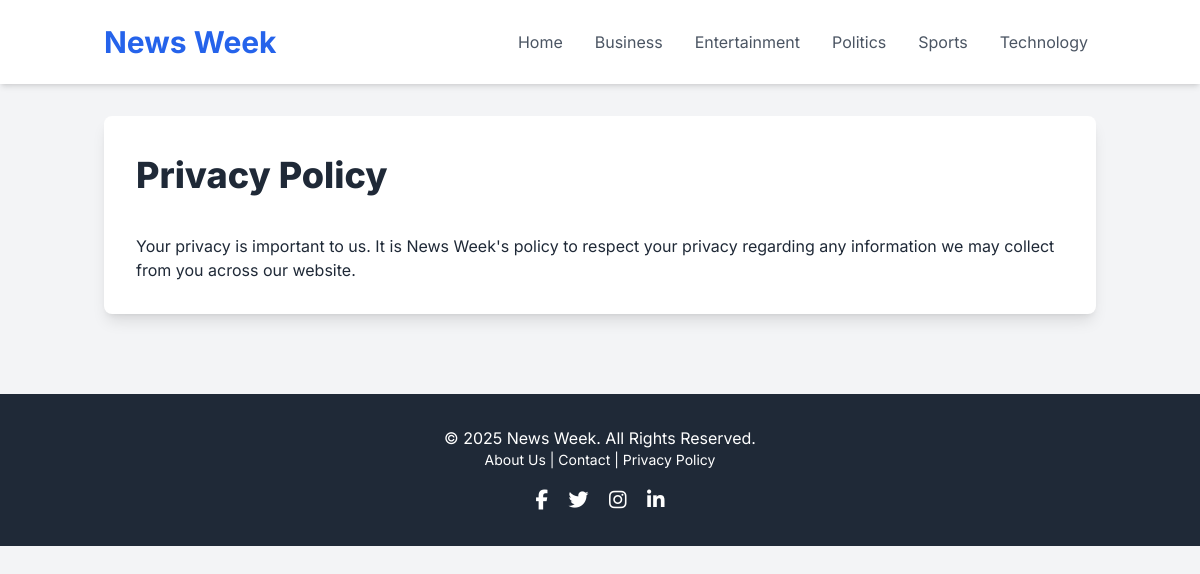
Page /privacy.php on the committed database.
### tables this page shows
CREATE TABLE `categories` (
  `id` int(11) NOT NULL AUTO_INCREMENT,
  `name` varchar(100) NOT NULL,
  `slug` varchar(120) NOT NULL,
  `description` text DEFAULT NULL,
  `created_at` timestamp NOT NULL DEFAULT current_timestamp(),
  PRIMARY KEY (`id`),
  UNIQUE KEY `name` (`name`),
  UNIQUE KEY `slug` (`slug`)
);

CREATE TABLE `site_settings` (
  `setting_name` varchar(100) NOT NULL,
  `setting_value` text DEFAULT NULL,
  PRIMARY KEY (`setting_name`)
);

### admin/includes/functions.php (called while the page is built, shortened)
<?php
function getAllCategories(PDO $pdo): array {
    try {
        $stmt = $pdo->query("SELECT id, name, slug FROM categories ORDER BY name ASC");
        return $stmt->fetchAll(PDO::FETCH_ASSOC);
    } catch (PDOException $e) {
        error_log("Error in getAllCategories: " . $e->getMessage());
        return [];
    }
}
?>

### privacy.php (the view, shortened to what this page needs)
<?php
require_once __DIR__ . '/admin/includes/db_connect.php';
require_once __DIR__ . '/admin/includes/functions.php';
$menuCategories = getAllCategories($pdo);
$privacy_policy_content = '';
try {
    $stmt = $pdo->prepare("SELECT setting_value FROM site_settings WHERE setting_name = 'privacy_policy'");
    $stmt->execute();
    $result = $stmt->fetch(PDO::FETCH_ASSOC);
    if ($result) {
        $privacy_policy_content = $result['setting_value'];
    }
} catch (PDOException $e) {
    error_log("Privacy Policy Page - Error fetching content: " . $e->getMessage());
    $privacy_policy_content = "<p>Error: Could not load privacy policy.</p>";
}
require_once __DIR__ . '/includes/header.php';
?>
    <main class="container mx-auto px-4 py-8">
        <div class="bg-white p-6 md:p-8 rounded-lg shadow-lg">
            <div class="article-content prose lg:prose-xl max-w-none">
                <?php echo $privacy_policy_content; ?>
            </div>
        </div>
    </main>
<?php require_once __DIR__ . '/includes/footer.php'; ?>

### Includes/header.php (shortened to what this page needs)
<?php
$current_page_name = basename($_SERVER['PHP_SELF']);
?>
<!DOCTYPE html>
<html lang="en">
<head>
    <script src="https://cdn.tailwindcss.com"></script>
    <link rel="stylesheet" href="https://cdnjs.cloudflare.com/ajax/libs/font-awesome/6.5.1/css/all.min.css">
    <link rel="stylesheet" href="css/style.css">
</head>
<body class="bg-gray-100 text-gray-800">
    <header class="bg-white shadow-md sticky top-0 z-50">
        <div class="container mx-auto px-4 py-6 flex flex-col sm:flex-row justify-between items-center">
            <h1 class="text-3xl font-bold text-blue-600">
                <a href="index.php">News Week</a>
            </h1>
            <nav class="mt-4 sm:mt-0">
                <ul class="flex space-x-2 sm:space-x-4 text-sm sm:text-base flex-wrap justify-center">
                    <li>
                        <a href="index.php"
                           class="text-gray-600 hover:text-blue-500 px-2 py-1 rounded <?php echo ($current_page_name === 'index.php') ? 'font-bold text-blue-600' : ''; ?>">
                           Home
                        </a>
                    </li>
                    <?php if (!empty($menuCategories)): ?>
                        <?php foreach ($menuCategories as $category_item): ?>
                            <li>
                                <a href="category.php?slug=<?php echo htmlspecialchars($category_item['slug']); ?>"
                                   class="text-gray-600 hover:text-blue-500 px-2 py-1 rounded <?php echo (isset($categorySlug) && $categorySlug === $category_item['slug']) ? 'font-bold text-blue-600' : ''; ?>">
                                    <?php echo htmlspecialchars($category_item['name']); ?>
                                </a>
                            </li>
                        <?php endforeach; ?>
                    <?php endif; ?>
                </ul>
            </nav>
        </div>
    </header>

### css/style.css (style rules this page uses)
body { font-family: 'Inter', sans-serif; -webkit-font-smoothing: antialiased; -moz-osx-font-smoothing: grayscale; }
.prose h1 { font-size: 2.25em; margin-top: 0; margin-bottom: 0.8888889em; font-weight: 800; }

### Includes/header.php (style rules this page uses)
body { font-family: 'Inter', sans-serif; }

### rows in the picture
categories: name "Business"
categories: name "Entertainment"
categories: name "Politics"
categories: name "Sports"
categories: name "Technology"
site_settings: setting_value "Privacy Policy Your privacy is important to us. It is News Week's policy to respect your privacy regarding any information we may collect from you across our website."
